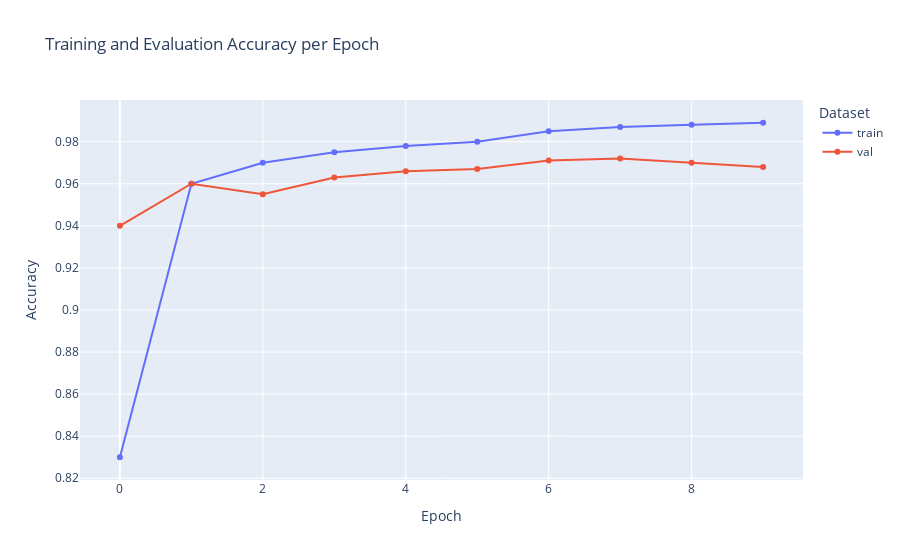

Write notebook code for a chart like this one.
### Code cell
from plotly.offline import init_notebook_mode
import plotly.express as px
import pandas as pd

# Enable Plotly for offline usage
init_notebook_mode(connected=True)

# Simulated 'history' object for demonstration purposes
# Replace this with: history = model.fit(...) from your actual training
history = {
    'accuracy': [0.83, 0.96, 0.97, 0.975, 0.978, 0.98, 0.985, 0.987, 0.988, 0.989],
    'val_accuracy': [0.94, 0.96, 0.955, 0.963, 0.966, 0.967, 0.971, 0.972, 0.97, 0.968]
}

# Convert training history to a DataFrame
acc = pd.DataFrame({
    'train': history['accuracy'],
    'val': history['val_accuracy']
})

# Plot the line chart with Plotly
fig = px.line(
    acc,
    x=acc.index,
    y=['train', 'val'],
    title='Training and Evaluation Accuracy per Epoch',
    labels={'value': 'Accuracy', 'index': 'Epoch', 'variable': 'Dataset'},
    markers=True
)

fig.show()

### Figure 1 — Plotly figure (JSON) as saved in the notebook; plotly's stock layout.template omitted (floating-point values rounded to 4 significant figures)
{"data": [{"hovertemplate": "Dataset=train<br>Epoch=%{x}<br>Accuracy=%{y}<extra></extra>", "legendgroup": "train", "line": {"color": "#636efa", "dash": "solid"}, "marker": {"symbol": "circle"}, "mode": "lines+markers", "name": "train", "orientation": "v", "showlegend": true, "type": "scatter", "x": [0, 1, 2, 3, 4, 5, 6, 7, 8, 9], "xaxis": "x", "y": [0.83, 0.96, 0.97, 0.975, 0.978, 0.98, 0.985, 0.987, 0.988, 0.989], "yaxis": "y"}, {"hovertemplate": "Dataset=val<br>Epoch=%{x}<br>Accuracy=%{y}<extra></extra>", "legendgroup": "val", "line": {"color": "#EF553B", "dash": "solid"}, "marker": {"symbol": "circle"}, "mode": "lines+markers", "name": "val", "orientation": "v", "showlegend": true, "type": "scatter", "x": [0, 1, 2, 3, 4, 5, 6, 7, 8, 9], "xaxis": "x", "y": [0.94, 0.96, 0.955, 0.963, 0.966, 0.967, 0.971, 0.972, 0.97, 0.968], "yaxis": "y"}], "layout": {"legend": {"title": {"text": "Dataset"}, "tracegroupgap": 0}, "title": {"text": "Training and Evaluation Accuracy per Epoch"}, "xaxis": {"anchor": "y", "domain": [0, 1], "title": {"text": "Epoch"}}, "yaxis": {"anchor": "x", "domain": [0, 1], "title": {"text": "Accuracy"}}}}
